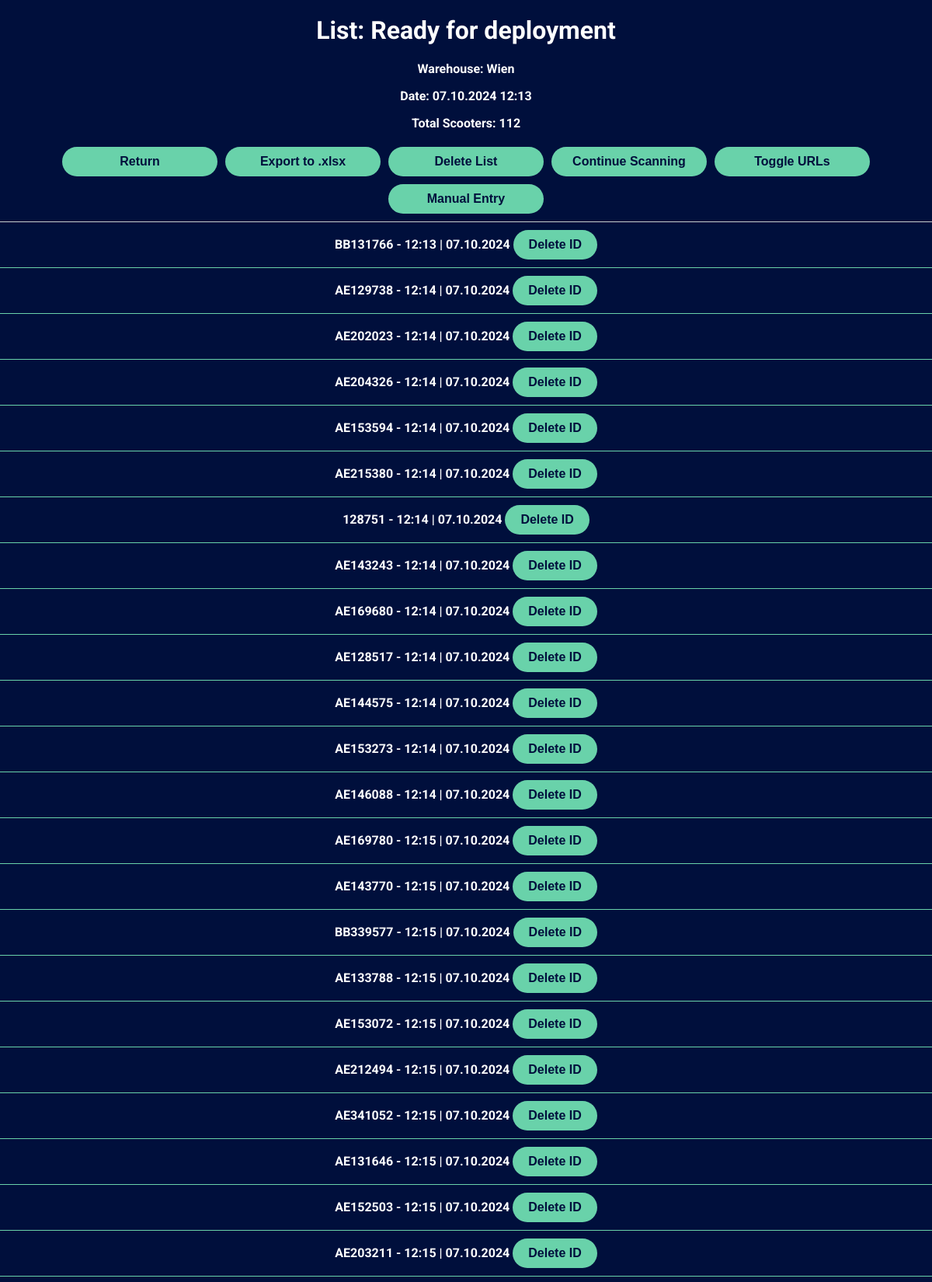
Page /list/4 (upper part) on the committed database.
### app.py (models this page shows)
class List(db.Model):
    logging.debug("Defining List model.")
    id = db.Column(db.Integer, primary_key=True)
    name = db.Column(db.String(100))
    warehouse = db.Column(db.String(100))
    timestamp = db.Column(db.DateTime, default=get_local_time)
    scans = db.relationship('Scan', backref='list', lazy=True, cascade='all, delete-orphan')
    is_validated = db.Column(db.Boolean, default=False)
    validation_timestamp = db.Column(db.DateTime)
    validations = db.relationship('Validation', backref='list', lazy=True, cascade='all, delete-orphan')

class Scan(db.Model):
    logging.debug("Defining Scan model.")
    id = db.Column(db.Integer, primary_key=True)
    scooter_id = db.Column(db.String(200))
    timestamp = db.Column(db.DateTime, default=get_local_time)
    list_id = db.Column(db.Integer, db.ForeignKey('list.id'), nullable=False)

### app.py (the view)
@app.route('/list/<int:list_id>')
def view_list(list_id):
    logging.debug(f"Viewing list {list_id}.")
    current_list = List.query.get(list_id)
    if current_list:
        logging.debug(f"List found: {current_list.id}")
        scans = current_list.scans
        logging.debug(f"Total scans in list: {len(scans)}")
        for scan in scans:
            scan.scooter_id_short = normalize_scooter_id(scan.scooter_id)
        return render_template('view_list.html', list=current_list, scans=scans)
    else:
        logging.debug(f"List {list_id} not found.")
        return 'List not found', 404

### app.py (called while the page is built)
def normalize_scooter_id(scooter_id):
    logging.debug(f"Normalizing scooter ID: {scooter_id}")
    prefixes = ['https://tier.app/', 'https://qr.tier-services.io/']
    for prefix in prefixes:
        if scooter_id.startswith(prefix):
            scooter_id = scooter_id[len(prefix):]
            break
    scooter_id = scooter_id.upper()
    logging.debug(f"Normalized scooter ID: {scooter_id}")
    return scooter_id

### templates/view_list.html (shortened to what this page needs)
<!DOCTYPE html>
<html lang="en">
<head>
    <link rel="stylesheet" href="{{ url_for('static', filename='css/style.css') }}">
</head>
<body>
    <h1>List: {{ list.name }}</h1>
    <p>Warehouse: {{ list.warehouse }}</p>
    <p>Date: {{ list.timestamp.strftime('%d.%m.%Y %H:%M') }}</p>
    <p>Total Scooters: <span id="total-scooters">{{ scans|length }}</span></p>
    <div id="button-container">
        <button onclick="window.location.href='/lists'">Return</button>
        <button onclick="exportList()">Export to .xlsx</button>
        <button onclick="deleteList()">Delete List</button>
        <button onclick="continueScanning()">Continue Scanning</button>
        <button onclick="toggleURLs()">Toggle URLs</button>
        <button onclick="manualEntry()">Manual Entry</button>
    </div>
    <div id="list-container">
        <ul id="scooter-list">
            {% for scan in scans %}
            <li>
                <a href="{{ scan.scooter_id }}" target="_blank">
                    <span class="scooter-id" data-full-id="{{ scan.scooter_id }}" data-short-id="{{ scan.scooter_id_short }}">{{ scan.scooter_id_short }}</span>
                </a> - {{ scan.timestamp.strftime('%H:%M | %d.%m.%Y') }}
                <button onclick="deleteScan({{ scan.id }}, '{{ scan.scooter_id_short }}')">Delete ID</button>
            </li>
            {% else %}
            <li>No scooters scanned.</li>
            {% endfor %}
        </ul>
    </div>
</body>
</html>

### static/css/style.css (style rules this page uses)
body { margin: 0; font-family: 'Roboto', sans-serif; text-align: center; background-color: #000f3c; font-weight: bold; color: white; overflow-y: auto; }
h1, h2, p, button, input, label { font-weight: bold; }
h1 { text-align: center; margin-top: 20px; }
#button-container { display: flex; flex-wrap: wrap; justify-content: center; align-items: center; margin: 5px; position: relative; z-index: 2; }
#button-container button { margin: 5px; flex: 1 1 45%; max-width: 200px; }
#list-container { position: relative; width: 100%; background-color: #000f3c; overflow-y: auto; border-top: 1px solid #ccc; color: white; z-index: 1; max-height: calc(100vh - 200px); }
#scooter-list { list-style-type: none; padding: 0; margin: 0; }
#scooter-list li { padding: 10px; border-bottom: 1px solid #69d2aa; }
button { padding: 10px 20px; font-size: 16px; background-color: #69d2aa; color: #000f3c; border: none; border-radius: 30px; cursor: pointer; font-weight: bold; }
h1, h2, p { color: white; }
a { color: inherit; text-decoration: none; }

### rows in the picture
List: name "Ready for deployment", warehouse "Wien", timestamp "07.10.2024 12:13"
Scan: scooter_id_short "BB131766", timestamp "12:13 | 07.10.2024"
Scan: scooter_id_short "AE129738", timestamp "12:14 | 07.10.2024"
Scan: scooter_id_short "AE202023", timestamp "12:14 | 07.10.2024"
Scan: scooter_id_short "AE204326", timestamp "12:14 | 07.10.2024"
Scan: scooter_id_short "AE153594", timestamp "12:14 | 07.10.2024"
Scan: scooter_id_short "AE215380", timestamp "12:14 | 07.10.2024"
Scan: scooter_id_short "128751", timestamp "12:14 | 07.10.2024"
Scan: scooter_id_short "AE143243", timestamp "12:14 | 07.10.2024"
Scan: scooter_id_short "AE169680", timestamp "12:14 | 07.10.2024"
Scan: scooter_id_short "AE128517", timestamp "12:14 | 07.10.2024"
Scan: scooter_id_short "AE144575", timestamp "12:14 | 07.10.2024"
Scan: scooter_id_short "AE153273", timestamp "12:14 | 07.10.2024"
Scan: scooter_id_short "AE146088", timestamp "12:14 | 07.10.2024"
Scan: scooter_id_short "AE169780", timestamp "12:15 | 07.10.2024"
Scan: scooter_id_short "AE143770", timestamp "12:15 | 07.10.2024"
Scan: scooter_id_short "BB339577", timestamp "12:15 | 07.10.2024"
Scan: scooter_id_short "AE133788", timestamp "12:15 | 07.10.2024"
Scan: scooter_id_short "AE153072", timestamp "12:15 | 07.10.2024"
Scan: scooter_id_short "AE212494", timestamp "12:15 | 07.10.2024"
Scan: scooter_id_short "AE341052", timestamp "12:15 | 07.10.2024"
Scan: scooter_id_short "AE131646", timestamp "12:15 | 07.10.2024"
Scan: scooter_id_short "AE152503", timestamp "12:15 | 07.10.2024"
Scan: scooter_id_short "AE203211", timestamp "12:15 | 07.10.2024"

### other values in the picture
{{ scans|length }} "112"
